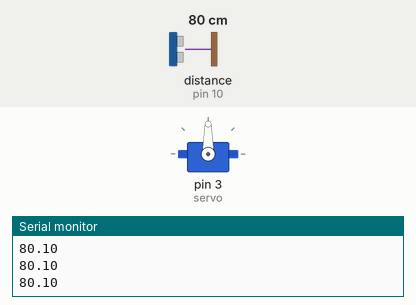
This sketch was run on a simulated Arduino Uno, built with avr-gcc and run on an emulated ATmega328P. Parts: servo, the last lines printed to the serial monitor. Wiring (inferred from the names in the program): ultrasonic range finder: trigger pin 11; echo pin 10. The test bench sets the inputs (shaded band); at power-on: distance to the obstacle (sensor on pin 10) 80 cm. The echo pulse lasts 58.3 µs per cm; random numbers use the default seed unless the sketch sets one.

Above: at 1.2 s.
1.3 s: distance to the obstacle (sensor on pin 10) set to 23 cm
4.3 s: distance to the obstacle (sensor on pin 10) set to 18 cm
At 7.1 s:
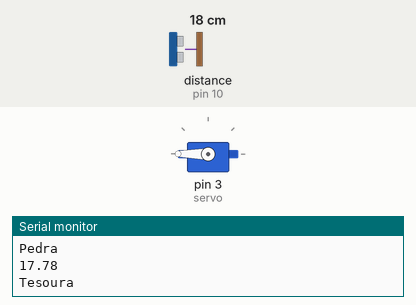
7.3 s: distance to the obstacle (sensor on pin 10) set to 35 cm
8.8 s: distance to the obstacle (sensor on pin 10) set to 2 cm
At 12.3 s:
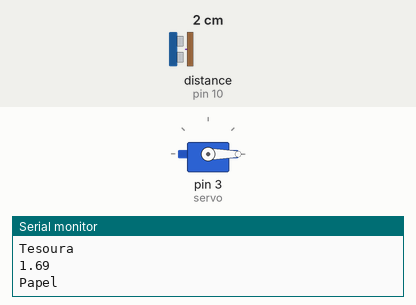
Timing chart, 0 to 15.3 s (numbered marks = the images above; inputs shaded):
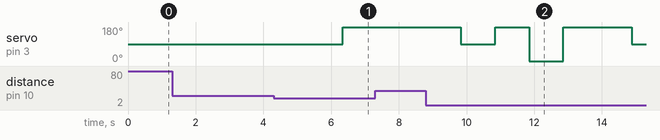

Measured:
- the behaviour switches between 21 and 20 cm on distance to the obstacle (sensor on pin 10) (found by bisection; images 0 and 1)
- after the input at 4.3 s, servo on pin 3 (servo): 90° → 180° after 2.0 s
- after the input at 8.8 s, servo on pin 3 (servo): 180° → 90° after 1.0 s, → 180° 1.0 s later, → 0° 1.0 s later, → 180° 1.0 s later, … (5 changes in this stretch)

The sketch:

ppt.ino
```cpp
#include <Servo.h>        // Inclui a biblioteca Servo, usada para controlar o motor servo
#define TRIG 11
#define ECHO 10

int sorteado;          	  // Declara variável global para armazenar valor aleatório
Servo servo;              // Cria um objeto servo para controlar o motor no pino 3

void setup()
{
  Serial.begin(9600);     // Inicia comunicação serial com o computador (monitor serial)
  sorteado = 0;           // Inicializa variável A com zero
  pinMode(TRIG, OUTPUT);    // Define o pino 11 como saída (trigger do sensor ultrassônico)
  pinMode(ECHO, INPUT);     // Define o pino 10 como entrada (echo do sensor ultrassônico)
  servo.attach(3);        // Conecta o servo motor ao pino digital (PWM) 3
}

void loop()
{
  // Verifica se a distância medida é menor que 20 cm
  if (verifica_distancia() < 20)
  {
    sorteado = random(0, 3);     // Sorteia um número aleatório entre 0 e 2
    switch (sorteado)             // Seleciona o movimento conforme o valor sorteado
    {
    case 0:
      servo.write(0);   // Gira o servo para 0 graus (representa "Pedra")
      Serial.println("Papel");  // Mostra "Pedra" no monitor serial
      break;
    case 1:
      servo.write(90);  // Gira o servo para 90 graus (representa "Papel")
      Serial.println("Pedra"); // Mostra "Papel" no monitor serial
      break;
    case 2:
      servo.write(180); // Gira o servo para 180 graus (representa "Tesoura")
      Serial.println("Tesoura"); // Mostra "Tesoura" no monitor serial
      break;
    }

    delay(1000);           // Espera 1 segundo antes da próxima medição
  }

}

// Função para medir a distância usando o sensor ultrassônico
float verifica_distancia()
{
  digitalWrite(TRIG, LOW);       // Garante que o trigger começa em nível baixo
  delayMicroseconds(2);        // Espera 2 microssegundos
  digitalWrite(TRIG, HIGH);      // Envia pulso de 10 µs no pino trigger
  delayMicroseconds(10);
  digitalWrite(TRIG, LOW);       // Termina o pulso

  // Mede o tempo de retorno do eco e converte para distância em centímetros
  // A função pulseIn() mede o tempo (em microssegundos) que o som levou para ir e voltar.
  // Dividindo por 58, obtemos a distância em centímetros.
  float distance = pulseIn(ECHO, HIGH) / 58.00;
  Serial.println(distance);
  delay(10);                   // Pequeno atraso antes da próxima leitura
  return distance;             // Retorna a distância medida
}
```
